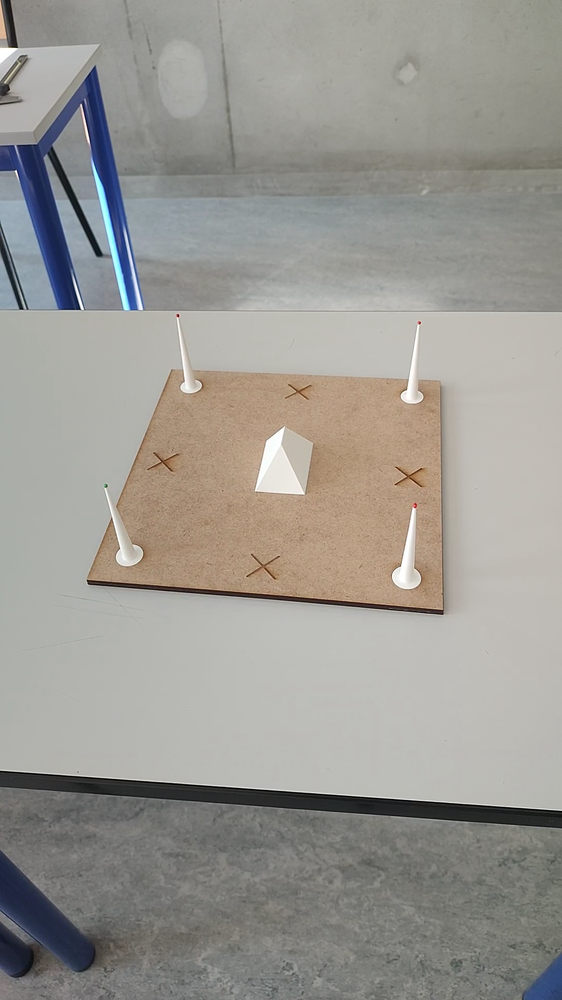
#> input picture programme/video photo/10.png, 562 x 1000 px, shrunk from 1080 x 1920 before the run
$ python -i canny_v2.py   (imports and definitions only)
#> lines starting #> are read from the running program, lines starting #| are printed output that depends on the picture; after the words box and inside, x2 and y2 are one past the last pixel; in counts of white or black regions, pixels touching at a corner belong together
import cv2
import numpy as np
import matplotlib.pyplot as plt
import os

# Charger les images
dossier = "video photo"
fichiers=[]
nombre_fichiers = len([f for f in os.listdir(dossier) if os.path.isfile(os.path.join(dossier, f))])
# [2 lines not run here, left out]


# [4 lines left out: function reshape, not called in this run]

def detect_contours_with_roi(image_path, crop_ratio=0.5):
    """Détecte les contours uniquement dans une zone centrale de l'image."""
#> called with image_path = 'video photo/10.png', crop_ratio = 0.5

    # 1️⃣ Charger l’image et convertir en niveaux de gris
    img = cv2.imread(image_path)
#> img is the input picture: shape (1000, 562, 3); mean B, G, R 146.4, 151.8, 154.4
    gray = cv2.cvtColor(img, cv2.COLOR_BGR2GRAY)
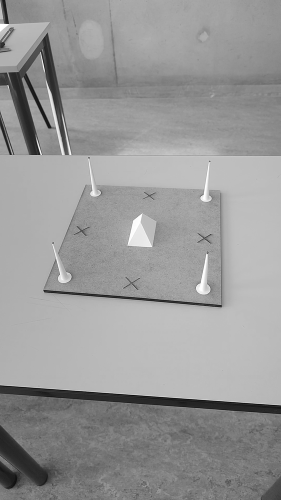
#> gray: shape (1000, 562) (shown at 1/2 size); min 0, max 255, mean 152

    # 2️⃣ Obtenir les dimensions de l’image
    h, w = gray.shape

    # 3️⃣ Définir la zone centrale
    x1, y1 = int(w * (1 - crop_ratio) / 2), int(h * (1 - crop_ratio) / 2)
    x2, y2 = int(w * (1 + crop_ratio) / 2), int(h * (1 + crop_ratio) / 2)

    # 4️⃣ Créer un masque noir et y dessiner un rectangle blanc au centre
    mask = np.zeros_like(gray)
    cv2.rectangle(mask, (x1, y1), (x2, y2), 255, thickness=-1)
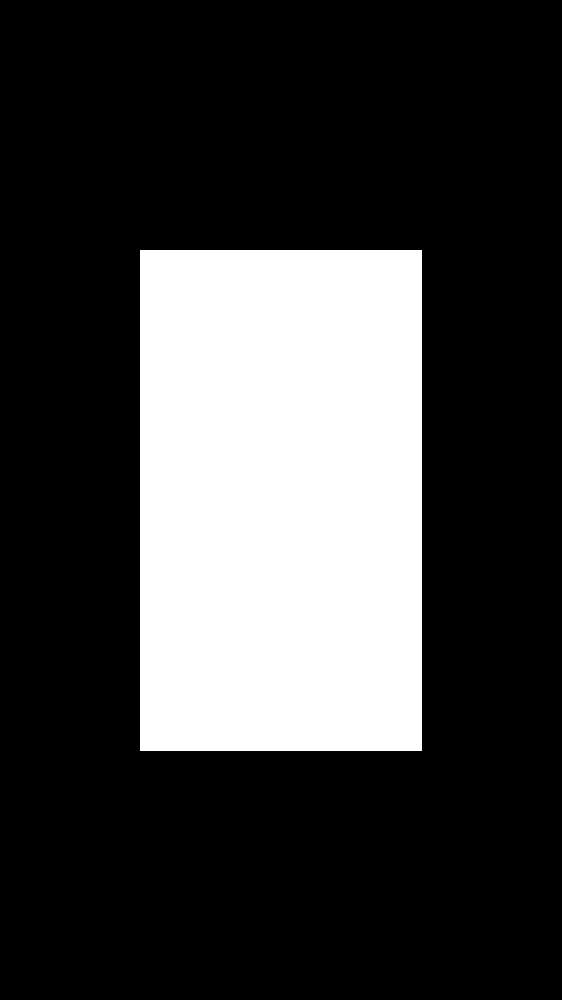
#> mask: shape (1000, 562); 25.1% white; 1 white region, box (x1, y1, x2, y2) and area: (140, 250, 422, 751) 141282

    # 5️⃣ Appliquer le masque pour ne garder que la zone centrale
    masked_gray = cv2.bitwise_and(gray, gray, mask=mask)
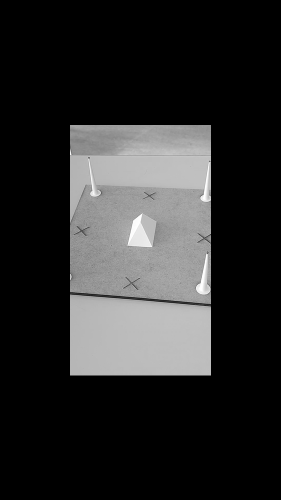
#> masked_gray: shape (1000, 562) (shown at 1/2 size); min 0, max 255, mean 42.7

    # 6️⃣ Appliquer un flou pour réduire le bruit
    blurred = cv2.GaussianBlur(masked_gray, (5, 5), 0)

    # 7️⃣ Détection des contours avec Canny
    edges = cv2.Canny(blurred, 50, 150)
#> edges: shape (1000, 562); 0.68% white in thin lines or dots, all inside (x1, y1, x2, y2) = (139, 249, 423, 752)

    # 8️⃣ Fermer les petits trous avec une transformation morphologique
    kernel = np.ones((3, 3), np.uint8)
    edges = cv2.morphologyEx(edges, cv2.MORPH_CLOSE, kernel)

    # 9️⃣ Appliquer le masque aux contours
    masked_edges = cv2.bitwise_and(edges, edges, mask=mask)
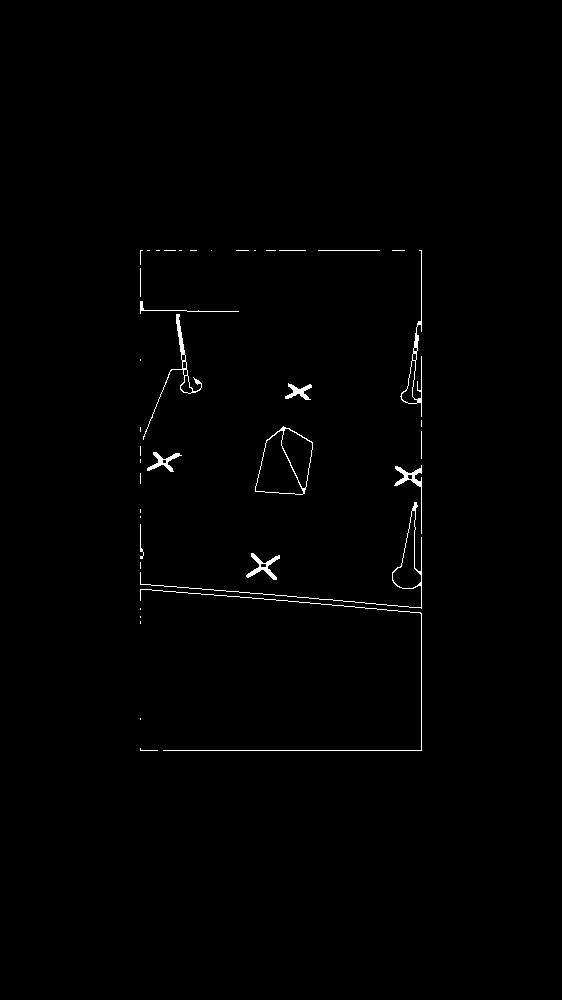
#> masked_edges: shape (1000, 562); 0.7% white in thin lines or dots, all inside (x1, y1, x2, y2) = (140, 250, 422, 751)

    # 🔟 Trouver les contours uniquement dans la zone centrale
    contours, _ = cv2.findContours(masked_edges, cv2.RETR_EXTERNAL, cv2.CHAIN_APPROX_SIMPLE)
#> contours = 40 contours, 31 with area under 20; largest, box (x1, y1, x2, y2) and area: (255, 426, 313, 495) 2846, (140, 502, 422, 609) 1010, (400, 250, 422, 417) 416, (143, 314, 202, 440) 356, (246, 553, 280, 580) 242

    if not contours:
        print("❌ Aucun contour détecté !")
        return

    # 🔹 Trier pour garder le plus grand contour (l'objet principal)
    contours = sorted(contours, key=cv2.contourArea, reverse=True)
    main_contour = contours[0]
#> main_contour = contour of 79 points, box (x1, y1, x2, y2) (255, 426, 313, 495), area 2846

    # 🔹 Approximation polygonale pour extraire les sommets
    epsilon = 0.02 * cv2.arcLength(main_contour, True)
#> epsilon = 4.38
    approx = cv2.approxPolyDP(main_contour, epsilon, True)
#> approx = [[312, 442], [283, 426], [267, 439], [255, 491], [304, 493]]

    # 🔹 Dessiner le contour détecté
    result = img.copy()
    cv2.drawContours(result, [approx], -1, (0, 255, 0), 2)  # Polygone en vert
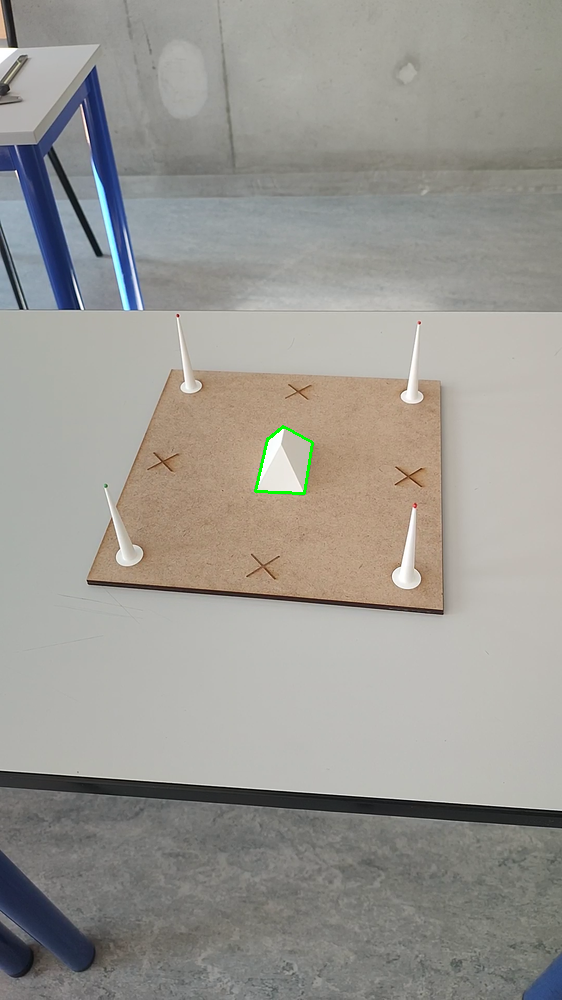
#> result: shape (1000, 562, 3); 0.11% of pixels changed, all inside (x1, y1, x2, y2) = (254, 425, 314, 495)

    # 🔹 Dessiner les sommets détectés
    for point in approx:
        x, y = point.ravel()
        cv2.circle(result, (x, y), 5, (0, 0, 255), -1)  # Sommets en rouge
#> this loop made 5 passes
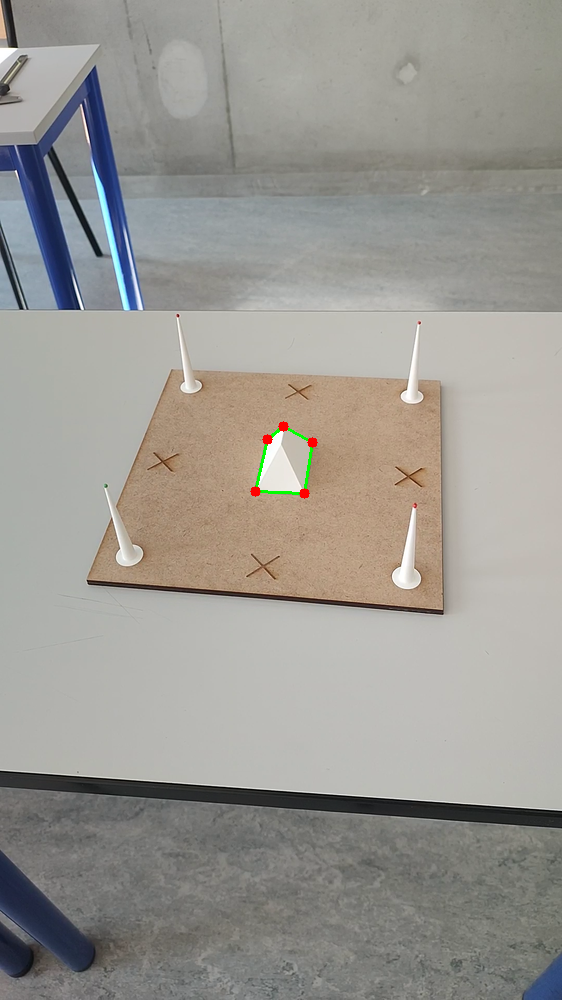
#> result: shape (1000, 562, 3); 0.07% of pixels changed, all inside (x1, y1, x2, y2) = (250, 421, 318, 499)

     # 🔹 Ajouter un cadre bleu pour visualiser la zone centrale
    cv2.rectangle(result, (x1, y1), (x2, y2), (255, 0, 0), 2)  # Cadre bleu fin
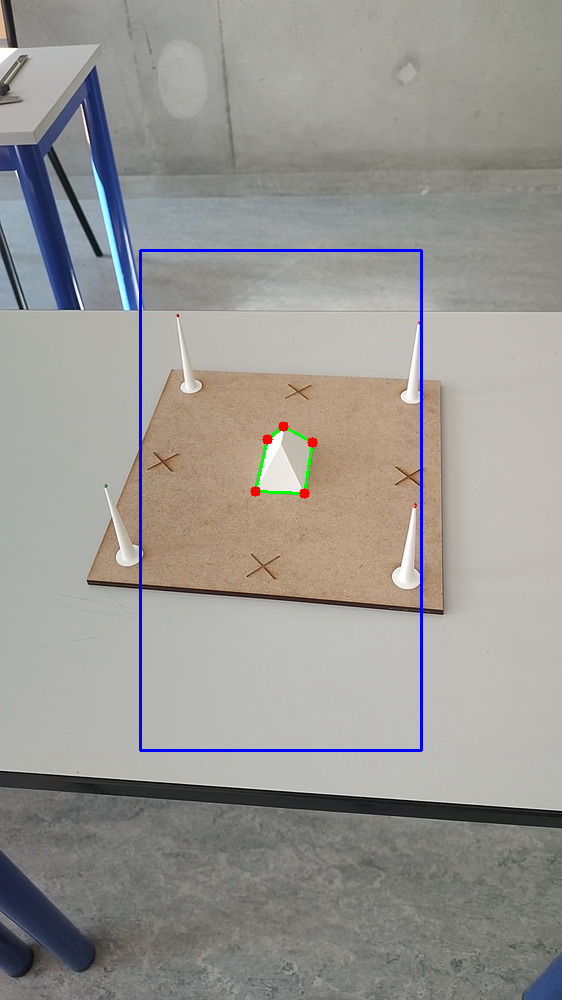
#> result: shape (1000, 562, 3); 0.83% of pixels changed, all inside (x1, y1, x2, y2) = (139, 249, 423, 752)

    # 🔹 Afficher l’image avec les contours
    plt.figure(figsize=(10, 5))
    plt.imshow(cv2.cvtColor(result, cv2.COLOR_BGR2RGB))
    plt.title("Contours détectés (zone centrale uniquement)")
    plt.axis("off")
    plt.show()

    return approx  # Retourne les sommets détectés

# 🔹 Appliquer la détection sur une image
# [1 line that did not run here, left out]

>>> result = detect_contours_with_roi('video photo/10.png')
#> result has the same summary as approx in detect_contours_with_roi

$ run again, on programme/video photo/130.png
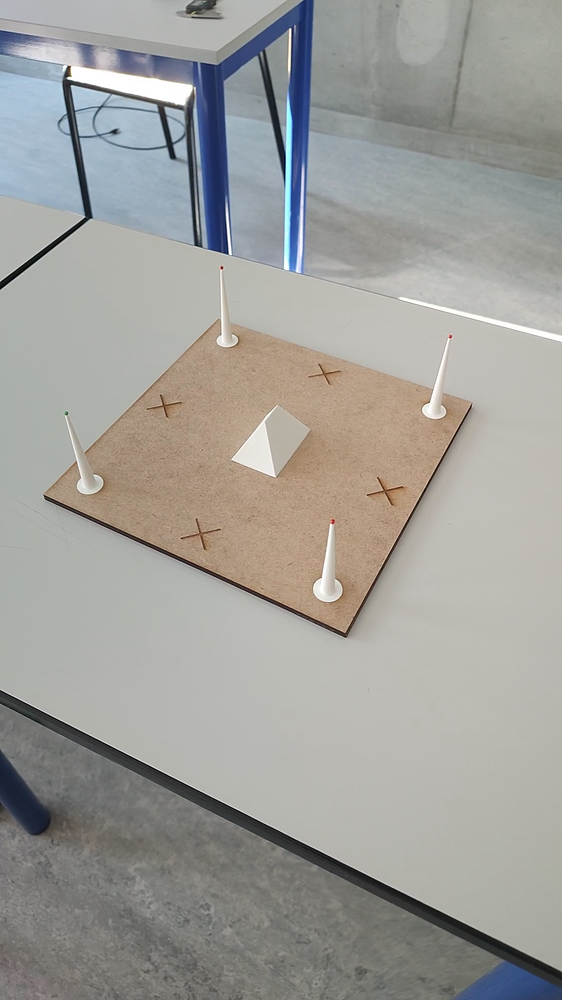
#> input picture programme/video photo/130.png, 562 x 1000 px, shrunk from 1080 x 1920 before the run
#> in detect_contours_with_roi, img is the input picture: shape (1000, 562, 3); mean B, G, R 153.9, 158, 159.1
#> mask: shape (1000, 562); 25.1% white; 1 white region, box (x1, y1, x2, y2) and area: (140, 250, 422, 751) 141282
#> in detect_contours_with_roi, `edges = cv2.Canny(blurred, 50, 150)`:
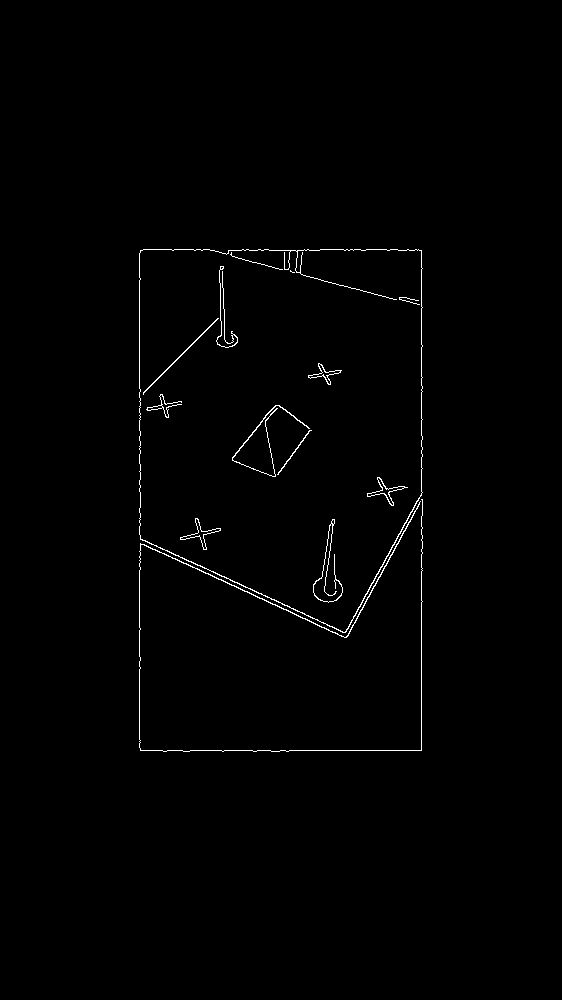
#> edges: shape (1000, 562); 0.78% white in thin lines or dots, all inside (x1, y1, x2, y2) = (139, 249, 423, 752)
#> masked_edges: shape (1000, 562); 0.92% white; 46 white regions (33 under 20 px)
#> contours = 46 contours, 37 with area under 20; largest, box (x1, y1, x2, y2) and area: (232, 405, 312, 477) 2974, (140, 457, 422, 638) 1549, (313, 519, 343, 603) 618, (143, 266, 238, 395) 450, (210, 250, 422, 386) 440
#> main_contour = contour of 100 points, box (x1, y1, x2, y2) (232, 405, 312, 477), area 2974
#> epsilon = 4.64
#> approx = [[279, 405], [232, 460], [278, 474], [311, 430]]
#> the loop in detect_contours_with_roi, `for point in approx:` made 4 passes
#> in detect_contours_with_roi, `cv2.rectangle(result, (x1, y1), (x2, y2), (255, 0, 0), 2)`:
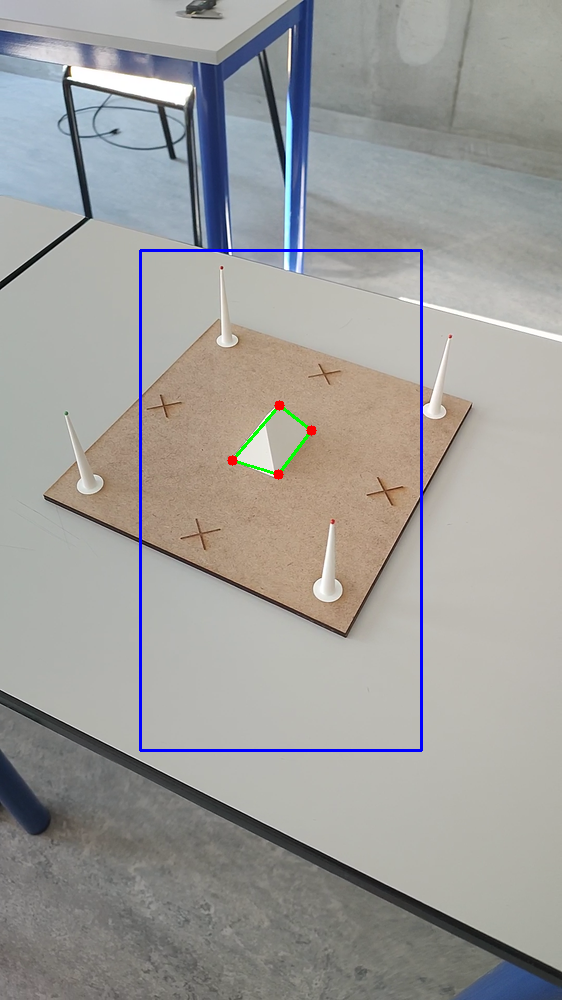
#> result: shape (1000, 562, 3); mean B, G, R 154.3, 156.5, 157.5

$ run again, on programme/video photo/140.png
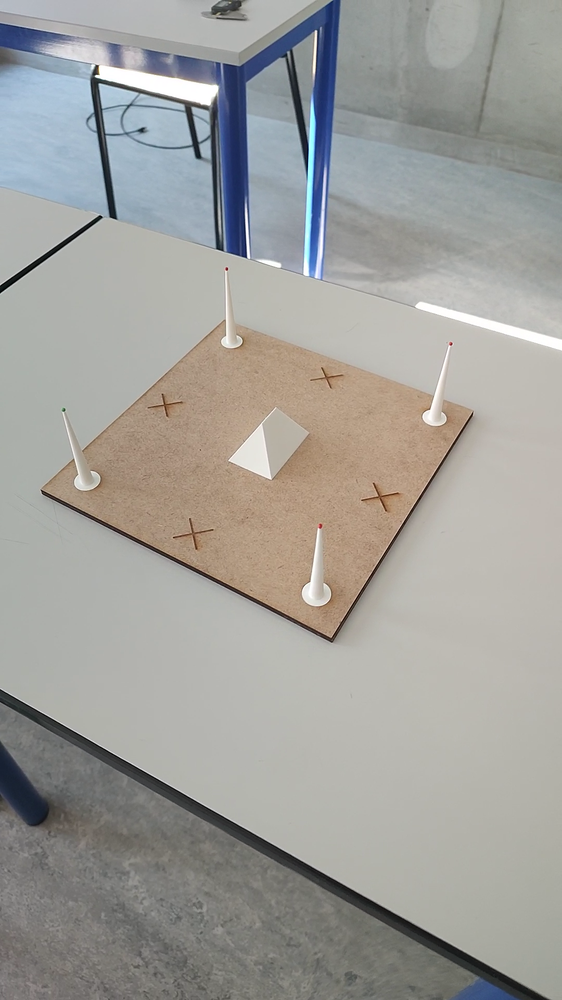
#> input picture programme/video photo/140.png, 562 x 1000 px, shrunk from 1080 x 1920 before the run
#> in detect_contours_with_roi, img is the input picture: shape (1000, 562, 3); mean B, G, R 154.7, 158.7, 159.7
#> mask: shape (1000, 562); 25.1% white; 1 white region, box (x1, y1, x2, y2) and area: (140, 250, 422, 751) 141282
#> in detect_contours_with_roi, `edges = cv2.Canny(blurred, 50, 150)`:
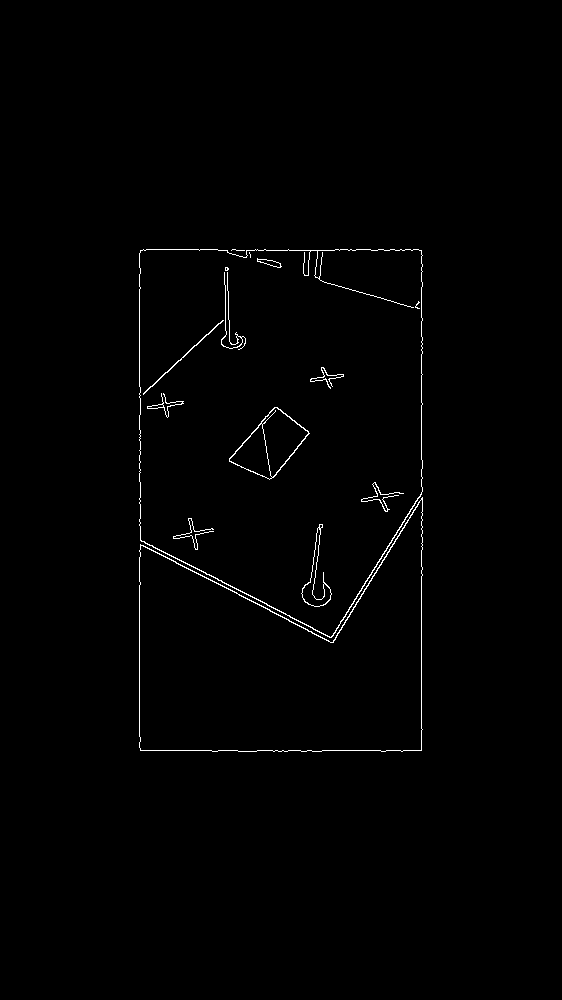
#> edges: shape (1000, 562); 0.79% white in thin lines or dots, all inside (x1, y1, x2, y2) = (139, 249, 423, 752)
#> masked_edges: shape (1000, 562); 0.96% white; 45 white regions (27 under 20 px)
#> contours = 45 contours, 35 with area under 20; largest, box (x1, y1, x2, y2) and area: (229, 407, 310, 480) 2970, (140, 492, 422, 643) 1565, (301, 524, 332, 607) 606, (140, 267, 246, 415) 495, (218, 250, 422, 318) 313
#> main_contour = contour of 90 points, box (x1, y1, x2, y2) (229, 407, 310, 480), area 2970
#> epsilon = 4.62
#> approx = [[277, 407], [229, 458], [269, 479], [309, 433]]
#> the loop in detect_contours_with_roi, `for point in approx:` made 4 passes
#> in detect_contours_with_roi, `cv2.rectangle(result, (x1, y1), (x2, y2), (255, 0, 0), 2)`:
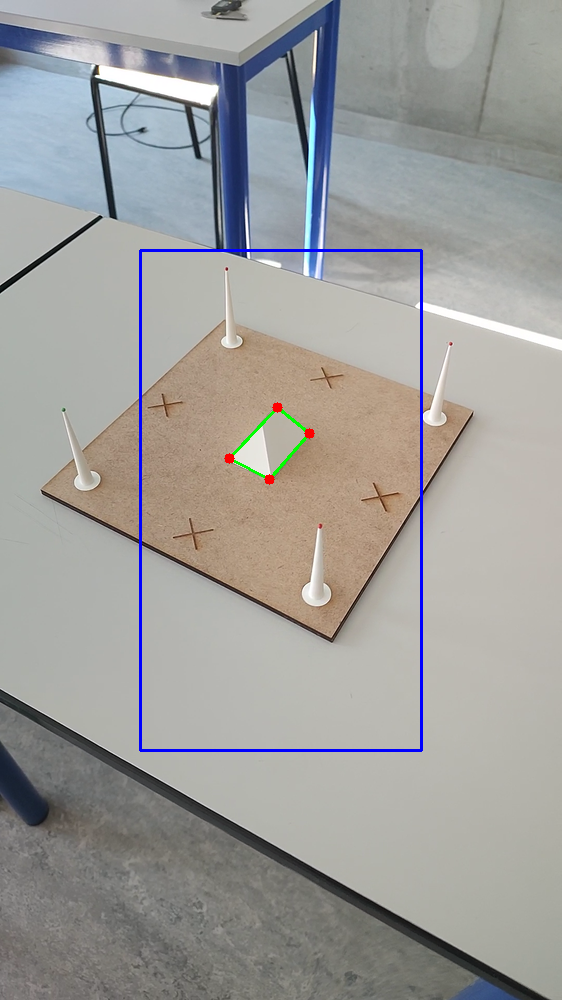
#> result: shape (1000, 562, 3); mean B, G, R 155.2, 157.3, 158.1
